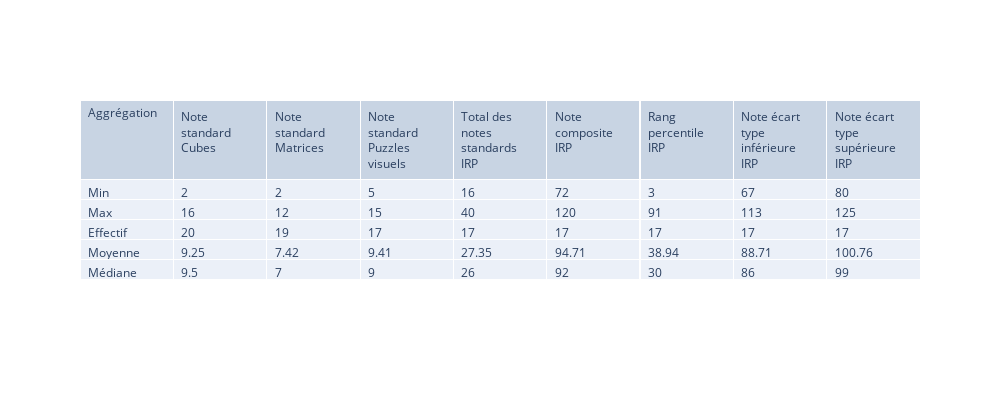

Source (notebook cell):
### Code cell
fig = go.Figure(data=wais_sub)
fig.update_layout(width=1000, height=400)
fig.show()

### Figure 1 — Plotly figure (JSON) as saved in the notebook; plotly's stock layout.template omitted (floating-point values rounded to 4 significant figures)
{"data": [{"cells": {"align": "left", "values": [["Min", "Max", "Effectif", "Moyenne", "Médiane"], [2, 16, 20, 9.25, 9.5], [2, 12, 19, 7.42, 7], [5, 15, 17, 9.41, 9], [16, 40, 17, 27.35, 26], [72, 120, 17, 94.71, 92], [3, 91, 17, 38.94, 30], [67, 113, 17, 88.71, 86], [80, 125, 17, 100.8, 99]]}, "header": {"align": "left", "values": ["Aggrégation", "Note standard Cubes", "Note standard Matrices", "Note standard Puzzles visuels", "Total des notes standards IRP", "Note composite IRP", "Rang percentile IRP", "Note écart type inférieure IRP", "Note écart type supérieure IRP"]}, "type": "table"}], "layout": {"height": 400, "width": 1000}}
